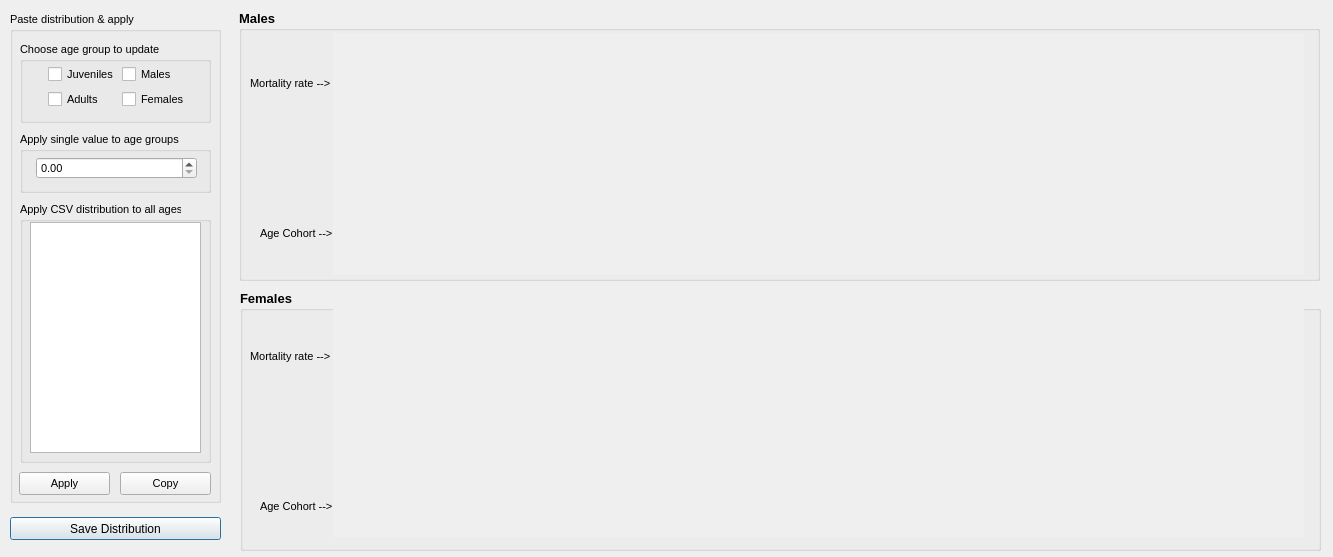
<?xml version="1.0" encoding="UTF-8"?>
<ui version="4.0">
 <class>Dialog_Age_Cohort_Rates</class>
 <widget class="QDialog" name="Dialog_Age_Cohort_Rates">
  <property name="geometry">
   <rect>
    <x>0</x>
    <y>0</y>
    <width>1333</width>
    <height>557</height>
   </rect>
  </property>
  <property name="windowTitle">
   <string>Dialog</string>
  </property>
  <widget class="QPushButton" name="pushButton">
   <property name="geometry">
    <rect>
     <x>10</x>
     <y>517</y>
     <width>211</width>
     <height>23</height>
    </rect>
   </property>
   <property name="text">
    <string>Save Distribution</string>
   </property>
  </widget>
  <widget class="QGroupBox" name="groupBox">
   <property name="geometry">
    <rect>
     <x>239</x>
     <y>10</y>
     <width>1081</width>
     <height>271</height>
    </rect>
   </property>
   <property name="font">
    <font>
     <pointsize>10</pointsize>
     <weight>75</weight>
     <bold>true</bold>
    </font>
   </property>
   <property name="title">
    <string>Males</string>
   </property>
   <widget class="QScrollArea" name="scrollArea">
    <property name="geometry">
     <rect>
      <x>94</x>
      <y>23</y>
      <width>971</width>
      <height>241</height>
     </rect>
    </property>
    <property name="font">
     <font>
      <pointsize>8</pointsize>
      <weight>50</weight>
      <bold>false</bold>
     </font>
    </property>
    <property name="frameShape">
     <enum>QFrame::NoFrame</enum>
    </property>
    <property name="widgetResizable">
     <bool>true</bool>
    </property>
    <widget class="QWidget" name="scrollAreaWidgetContents">
     <property name="geometry">
      <rect>
       <x>0</x>
       <y>0</y>
       <width>971</width>
       <height>241</height>
      </rect>
     </property>
     <widget class="QWidget" name="layoutWidget">
      <property name="geometry">
       <rect>
        <x>0</x>
        <y>0</y>
        <width>91</width>
        <height>241</height>
       </rect>
      </property>
      <layout class="QHBoxLayout" name="horizontalLayout_4">
       <property name="spacing">
        <number>20</number>
       </property>
       <property name="sizeConstraint">
        <enum>QLayout::SetNoConstraint</enum>
       </property>
      </layout>
     </widget>
    </widget>
   </widget>
   <widget class="QLabel" name="label">
    <property name="geometry">
     <rect>
      <x>11</x>
      <y>63</y>
      <width>91</width>
      <height>20</height>
     </rect>
    </property>
    <property name="font">
     <font>
      <pointsize>8</pointsize>
      <weight>50</weight>
      <bold>false</bold>
     </font>
    </property>
    <property name="text">
     <string>Mortality rate --&gt;</string>
    </property>
   </widget>
   <widget class="QLabel" name="label_2">
    <property name="geometry">
     <rect>
      <x>21</x>
      <y>213</y>
      <width>81</width>
      <height>20</height>
     </rect>
    </property>
    <property name="font">
     <font>
      <pointsize>8</pointsize>
      <weight>50</weight>
      <bold>false</bold>
     </font>
    </property>
    <property name="text">
     <string>Age Cohort --&gt;</string>
    </property>
   </widget>
  </widget>
  <widget class="QGroupBox" name="groupBox_2">
   <property name="geometry">
    <rect>
     <x>240</x>
     <y>290</y>
     <width>1081</width>
     <height>261</height>
    </rect>
   </property>
   <property name="font">
    <font>
     <pointsize>10</pointsize>
     <weight>75</weight>
     <bold>true</bold>
    </font>
   </property>
   <property name="title">
    <string>Females</string>
   </property>
   <widget class="QScrollArea" name="scrollArea_2">
    <property name="geometry">
     <rect>
      <x>93</x>
      <y>16</y>
      <width>971</width>
      <height>231</height>
     </rect>
    </property>
    <property name="font">
     <font>
      <pointsize>8</pointsize>
      <weight>50</weight>
      <bold>false</bold>
     </font>
    </property>
    <property name="frameShape">
     <enum>QFrame::NoFrame</enum>
    </property>
    <property name="widgetResizable">
     <bool>true</bool>
    </property>
    <widget class="QWidget" name="scrollAreaWidgetContents_2">
     <property name="geometry">
      <rect>
       <x>0</x>
       <y>0</y>
       <width>971</width>
       <height>231</height>
      </rect>
     </property>
     <widget class="QWidget" name="layoutWidget_2">
      <property name="geometry">
       <rect>
        <x>0</x>
        <y>0</y>
        <width>91</width>
        <height>221</height>
       </rect>
      </property>
      <layout class="QHBoxLayout" name="horizontalLayout_6">
       <property name="spacing">
        <number>20</number>
       </property>
       <property name="sizeConstraint">
        <enum>QLayout::SetNoConstraint</enum>
       </property>
      </layout>
     </widget>
    </widget>
   </widget>
   <widget class="QLabel" name="label_3">
    <property name="geometry">
     <rect>
      <x>20</x>
      <y>206</y>
      <width>81</width>
      <height>20</height>
     </rect>
    </property>
    <property name="font">
     <font>
      <pointsize>8</pointsize>
      <weight>50</weight>
      <bold>false</bold>
     </font>
    </property>
    <property name="text">
     <string>Age Cohort --&gt;</string>
    </property>
   </widget>
   <widget class="QLabel" name="label_4">
    <property name="geometry">
     <rect>
      <x>10</x>
      <y>56</y>
      <width>91</width>
      <height>20</height>
     </rect>
    </property>
    <property name="font">
     <font>
      <pointsize>8</pointsize>
      <weight>50</weight>
      <bold>false</bold>
     </font>
    </property>
    <property name="text">
     <string>Mortality rate --&gt;</string>
    </property>
   </widget>
  </widget>
  <widget class="QGroupBox" name="groupBox_3">
   <property name="geometry">
    <rect>
     <x>10</x>
     <y>12</y>
     <width>211</width>
     <height>491</height>
    </rect>
   </property>
   <property name="font">
    <font>
     <pointsize>8</pointsize>
     <weight>50</weight>
     <bold>false</bold>
    </font>
   </property>
   <property name="title">
    <string>Paste distribution &amp;&amp; apply</string>
   </property>
   <widget class="QPushButton" name="pushButton_2">
    <property name="geometry">
     <rect>
      <x>9</x>
      <y>460</y>
      <width>91</width>
      <height>23</height>
     </rect>
    </property>
    <property name="font">
     <font>
      <pointsize>8</pointsize>
      <weight>50</weight>
      <bold>false</bold>
     </font>
    </property>
    <property name="text">
     <string>Apply</string>
    </property>
   </widget>
   <widget class="QPushButton" name="pushButton_3">
    <property name="geometry">
     <rect>
      <x>110</x>
      <y>460</y>
      <width>91</width>
      <height>23</height>
     </rect>
    </property>
    <property name="font">
     <font>
      <pointsize>8</pointsize>
      <weight>50</weight>
      <bold>false</bold>
     </font>
    </property>
    <property name="text">
     <string>Copy</string>
    </property>
   </widget>
   <widget class="QGroupBox" name="groupBox_4">
    <property name="geometry">
     <rect>
      <x>10</x>
      <y>120</y>
      <width>191</width>
      <height>61</height>
     </rect>
    </property>
    <property name="title">
     <string>Apply single value to age groups</string>
    </property>
    <property name="checkable">
     <bool>false</bool>
    </property>
    <property name="checked">
     <bool>false</bool>
    </property>
    <widget class="QDoubleSpinBox" name="doubleSpinBox">
     <property name="geometry">
      <rect>
       <x>16</x>
       <y>25</y>
       <width>161</width>
       <height>22</height>
      </rect>
     </property>
    </widget>
   </widget>
   <widget class="QGroupBox" name="groupBox_5">
    <property name="geometry">
     <rect>
      <x>10</x>
      <y>190</y>
      <width>191</width>
      <height>261</height>
     </rect>
    </property>
    <property name="title">
     <string>Apply CSV distribution to all ages</string>
    </property>
    <property name="checkable">
     <bool>false</bool>
    </property>
    <property name="checked">
     <bool>false</bool>
    </property>
    <widget class="QTextEdit" name="textEdit">
     <property name="geometry">
      <rect>
       <x>10</x>
       <y>20</y>
       <width>171</width>
       <height>231</height>
      </rect>
     </property>
    </widget>
   </widget>
   <widget class="QGroupBox" name="groupBox_6">
    <property name="geometry">
     <rect>
      <x>10</x>
      <y>30</y>
      <width>191</width>
      <height>81</height>
     </rect>
    </property>
    <property name="title">
     <string>Choose age group to update</string>
    </property>
    <widget class="QWidget" name="layoutWidget">
     <property name="geometry">
      <rect>
       <x>28</x>
       <y>23</y>
       <width>141</width>
       <height>44</height>
      </rect>
     </property>
     <layout class="QHBoxLayout" name="horizontalLayout">
      <item>
       <layout class="QVBoxLayout" name="verticalLayout_2">
        <item>
         <widget class="QCheckBox" name="checkBox_4">
          <property name="font">
           <font>
            <pointsize>8</pointsize>
            <weight>50</weight>
            <bold>false</bold>
           </font>
          </property>
          <property name="text">
           <string>Juveniles</string>
          </property>
         </widget>
        </item>
        <item>
         <widget class="QCheckBox" name="checkBox_5">
          <property name="font">
           <font>
            <pointsize>8</pointsize>
            <weight>50</weight>
            <bold>false</bold>
           </font>
          </property>
          <property name="text">
           <string>Adults</string>
          </property>
         </widget>
        </item>
       </layout>
      </item>
      <item>
       <layout class="QVBoxLayout" name="verticalLayout">
        <item>
         <widget class="QCheckBox" name="checkBox">
          <property name="text">
           <string>Males</string>
          </property>
         </widget>
        </item>
        <item>
         <widget class="QCheckBox" name="checkBox_2">
          <property name="text">
           <string>Females</string>
          </property>
         </widget>
        </item>
       </layout>
      </item>
     </layout>
    </widget>
   </widget>
  </widget>
 </widget>
 <resources/>
 <connections/>
</ui>
